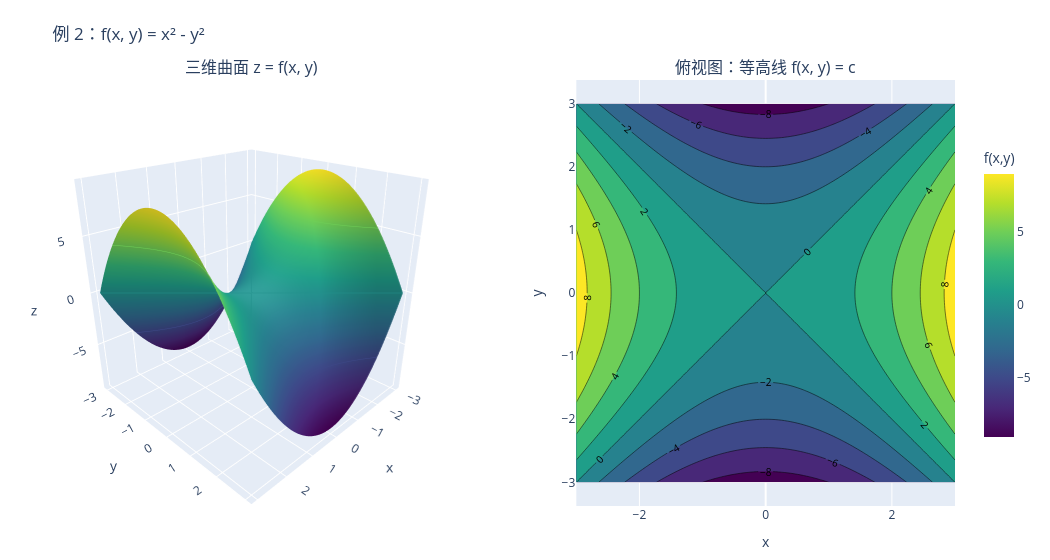

The notebook cell saved with this chart:
### Markdown cell above
观察：圆形等高线越往外，函数值越大；三维图中对应的是向上打开的碗形曲面。观察等高线和水平集（level set）的直观。

### Code cell
def saddle(x, y):
    return x**2 - y**2


plot_surface_and_contours(saddle, xlim=(-3, 3), ylim=(-3, 3), title="例 2：f(x, y) = x² - y²")

### Figure 1 — Plotly figure (JSON) as saved in the notebook; plotly's stock layout.template omitted (floating-point values rounded to 4 significant figures; data arrays with more than 128 entries replaced by an {"elided": "..."} marker saying what was removed)
{"data": [{"colorbar": {"len": 0.72, "title": {"text": "f(x,y)"}}, "colorscale": [[0, "#440154"], [0.1111, "#482878"], [0.2222, "#3e4989"], [0.3333, "#31688e"], [0.4444, "#26828e"], [0.5556, "#1f9e89"], [0.6667, "#35b779"], [0.7778, "#6ece58"], [0.8889, "#b5de2b"], [1, "#fde725"]], "contours": {"z": {"highlightcolor": "white", "show": true, "usecolormap": true}}, "scene": "scene", "type": "surface", "x": {"elided": "121x121 float values"}, "y": {"elided": "121x121 float values"}, "z": {"elided": "121x121 float values"}}, {"colorscale": [[0, "#440154"], [0.1111, "#482878"], [0.2222, "#3e4989"], [0.3333, "#31688e"], [0.4444, "#26828e"], [0.5556, "#1f9e89"], [0.6667, "#35b779"], [0.7778, "#6ece58"], [0.8889, "#b5de2b"], [1, "#fde725"]], "contours": {"labelfont": {"size": 10}, "showlabels": true}, "showscale": false, "type": "contour", "x": [-3.0, -2.95, -2.9, -2.85, -2.8, -2.75, -2.7, -2.65, -2.6, -2.55, -2.5, -2.45, -2.4, -2.35, -2.3, -2.25, -2.2, -2.15, -2.1, -2.05, -2.0, -1.95, -1.9, -1.85, -1.8, -1.75, -1.7, -1.65, -1.6, -1.55, -1.5, -1.45, -1.4, -1.35, -1.3, -1.25, -1.2, -1.15, -1.1, -1.05, -1.0, -0.95, -0.9, -0.85, -0.8, -0.75, -0.7, -0.65, -0.6, -0.55, -0.5, -0.45, -0.4, -0.35, -0.3, -0.25, -0.2, -0.15, -0.1, -0.05, 0.0, 0.05, 0.1, 0.15, 0.2, 0.25, 0.3, 0.35, 0.4, 0.45, 0.5, 0.55, 0.6, 0.65, 0.7, 0.75, 0.8, 0.85, 0.9, 0.95, 1.0, 1.05, 1.1, 1.15, 1.2, 1.25, 1.3, 1.35, 1.4, 1.45, 1.5, 1.55, 1.6, 1.65, 1.7, 1.75, 1.8, 1.85, 1.9, 1.95, 2.0, 2.05, 2.1, 2.15, 2.2, 2.25, 2.3, 2.35, 2.4, 2.45, 2.5, 2.55, 2.6, 2.65, 2.7, 2.75, 2.8, 2.85, 2.9, 2.95, 3.0], "xaxis": "x", "y": [-3.0, -2.95, -2.9, -2.85, -2.8, -2.75, -2.7, -2.65, -2.6, -2.55, -2.5, -2.45, -2.4, -2.35, -2.3, -2.25, -2.2, -2.15, -2.1, -2.05, -2.0, -1.95, -1.9, -1.85, -1.8, -1.75, -1.7, -1.65, -1.6, -1.55, -1.5, -1.45, -1.4, -1.35, -1.3, -1.25, -1.2, -1.15, -1.1, -1.05, -1.0, -0.95, -0.9, -0.85, -0.8, -0.75, -0.7, -0.65, -0.6, -0.55, -0.5, -0.45, -0.4, -0.35, -0.3, -0.25, -0.2, -0.15, -0.1, -0.05, 0.0, 0.05, 0.1, 0.15, 0.2, 0.25, 0.3, 0.35, 0.4, 0.45, 0.5, 0.55, 0.6, 0.65, 0.7, 0.75, 0.8, 0.85, 0.9, 0.95, 1.0, 1.05, 1.1, 1.15, 1.2, 1.25, 1.3, 1.35, 1.4, 1.45, 1.5, 1.55, 1.6, 1.65, 1.7, 1.75, 1.8, 1.85, 1.9, 1.95, 2.0, 2.05, 2.1, 2.15, 2.2, 2.25, 2.3, 2.35, 2.4, 2.45, 2.5, 2.55, 2.6, 2.65, 2.7, 2.75, 2.8, 2.85, 2.9, 2.95, 3.0], "yaxis": "y", "z": {"elided": "121x121 float values"}}], "layout": {"annotations": [{"font": {"size": 16}, "showarrow": false, "text": "三维曲面 z = f(x, y)", "x": 0.2475, "xanchor": "center", "xref": "paper", "y": 1, "yanchor": "bottom", "yref": "paper"}, {"font": {"size": 16}, "showarrow": false, "text": "俯视图：等高线 f(x, y) = c", "x": 0.7975, "xanchor": "center", "xref": "paper", "y": 1, "yanchor": "bottom", "yref": "paper"}], "height": 560, "margin": {"b": 20, "l": 20, "r": 20, "t": 80}, "scene": {"aspectmode": "cube", "camera": {"eye": {"x": 1.45, "y": 1.45, "z": 0.95}}, "domain": {"x": [0, 0.495], "y": [0, 1]}, "xaxis": {"title": {"text": "x"}}, "yaxis": {"title": {"text": "y"}}, "zaxis": {"title": {"text": "z"}}}, "title": {"text": "例 2：f(x, y) = x² - y²"}, "width": 1050, "xaxis": {"anchor": "y", "domain": [0.595, 1], "title": {"text": "x"}}, "yaxis": {"anchor": "x", "domain": [0, 1], "scaleanchor": "x", "scaleratio": 1, "title": {"text": "y"}}}}
